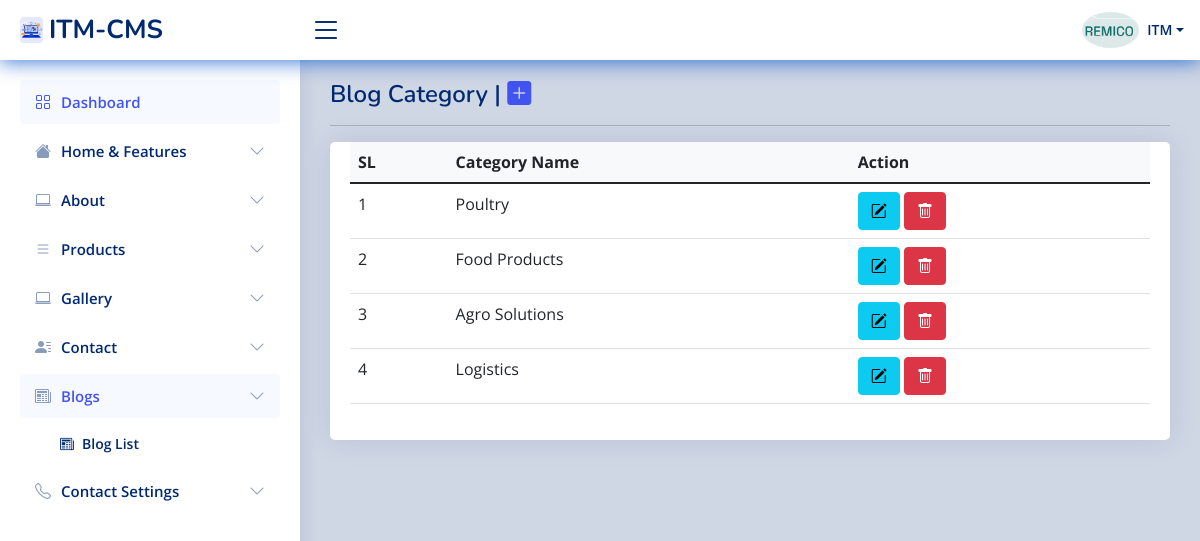
The page /itm-admin/user/blog-category (signed in) on the database its author committed.
### tables this page shows
CREATE TABLE `stuff` (
  `userid` int(11) NOT NULL,
  `stuff_name` varchar(50) NOT NULL,
  `position` varchar(500) NOT NULL,
  `contact_info` varchar(50) NOT NULL,
  `business_name` varchar(500) NOT NULL,
  `business_details` varchar(250) NOT NULL,
  `service_charge` varchar(250) NOT NULL,
  `business_phone` varchar(100) NOT NULL,
  `business_email` varchar(250) NOT NULL,
  `biz_web` varchar(200) NOT NULL,
  `business_address` varchar(500) NOT NULL,
  `invoice_welcome` varchar(500) NOT NULL,
  `photo` varchar(150) NOT NULL,
  `sign_img` text NOT NULL,
  `join_date` date NOT NULL,
  `status` int(11) NOT NULL,
  `software_status` int(11) NOT NULL,
  `comments` varchar(500) NOT NULL,
  `division_id` int(11) NOT NULL,
  `district_id` int(11) NOT NULL,
  `upazila_id` int(11) NOT NULL,
  `inv_name` varchar(50) NOT NULL
);

CREATE TABLE `user` (
  `userid` int(11) NOT NULL,
  `full_name` varchar(250) NOT NULL,
  `username` varchar(50) NOT NULL,
  `password` varchar(200) NOT NULL,
  `access_level` int(11) NOT NULL,
  `status` int(11) NOT NULL,
  `expire_date` date NOT NULL
);

CREATE TABLE `blog_category` (
  `b_c_id` int(11) NOT NULL,
  `user_id` int(11) NOT NULL,
  `cat_name` varchar(255) NOT NULL,
  `cat_details` text NOT NULL,
  `link` varchar(500) NOT NULL,
  `cat_photo` varchar(255) NOT NULL
);

### itm-admin/user/session.php (called while the page is built, shortened)
<?php
include('../includes/conn.php');
$sq = mysqli_query($con, "select * from stuff left join `user` on user.userid=stuff.userid where stuff.userid='" . $_SESSION['id'] . "'");
$srow = mysqli_fetch_array($sq);
$user = $srow['username'];

### itm-admin/user/blog-category.php (the view, shortened to what this page needs)
<!DOCTYPE html>
<html lang="en">
<head>
  <?php require_once 'head_link.php'; ?>
</head>
<body>
  <?php require_once 'header1.php'; ?>
  <?php require_once 'sidebar.php'; ?>
  <main id="main" class="main">
    <div class="pagetitle">
      <h1>Blog Category | <span> <a href="blog-category-add"> <i class="bi bi-plus-square-fill"></i> </a> </span> </h1>
      <hr>
    </div>
    <section class="section">
      <div class="row">
        <div class="col-lg-12">
          <div class="card">
            <div class="card-body">
              <table class="table table-hover datatable">
                <thead class="bg-light">
                  <tr>
                    <th> SL</th>
                    <th>Category Name</th>
                     <th>Action</th>
                  </tr>
                </thead>
                <tbody id="tbody">
                  <?php
                  $sl = 0;
                  $eq = mysqli_query($con, "SELECT * FROM blog_category  WHERE user_id='" . $_SESSION['id'] . "' ORDER BY b_c_id asc   ");
                  while ($eqrow = mysqli_fetch_array($eq)) {
                  ?>
                    <tr>
                      <td><?php echo  ++$sl; ?></td>
                      <td><?php echo $eqrow['cat_name']; ?></td>
                      <td> <a class="btn btn-info" href="blog-category-add?edit_id=<?php echo $eqrow['b_c_id']; ?>" title="click for edit" onclick="return confirm('Are You Sure To Edit ?')"><span class="bi bi-pencil-square"></span></a> <a class="btn btn-danger" href="?delete_id=<?php echo $eqrow['b_c_id']; ?>" title="click for delete" onclick="return confirm('Are You Sure To Delete ?')"><span class="bi bi-trash"></span></a> </td>
                    </tr>
                  <?php
                  }
                  ?>
                </tbody>
              </table>
            </div>
          </div>
        </div>
      </div>
    </section>
  </main>
  <?php require_once 'footer1.php'; ?>

### itm-admin/user/header1.php (shortened to what this page needs)
<?php
  require_once 'session.php';
  include('../scripts2.php');
  ?>
  <header id="header" class="header fixed-top d-flex align-items-center">
    <div class="d-flex align-items-center justify-content-between">
      <a href="home" class="logo d-flex align-items-center">
        <img src="../includes/web.jpg" alt="ITM" class="rounded">
        <span class="d-none d-lg-block">ITM-CMS</span>
      </a>
      <i class="bi bi-list toggle-sidebar-btn"></i>
    </div>
    <nav class="header-nav ms-auto">
      <ul class="d-flex align-items-center">
        <li class="nav-item dropdown pe-3">
          <a class="nav-link nav-profile d-flex align-items-center pe-0" href="#" data-bs-toggle="dropdown">
            <img src="../<?php if ($srow['photo']==""){echo "img/profile.jpg"; } else {echo $srow['photo'];} ?>" alt="Profile" class="rounded-circle">
            <span class="d-none d-md-block dropdown-toggle ps-2"><?php echo $user; ?></span>
          </a>
        </li>
      </ul>
    </nav>
  </header>

### itm-admin/user/assets/css/style.css (style rules this page uses)
:root { scroll-behavior: smooth; }
body { background:#01297030; font-family: "Open Sans", sans-serif; color: #444444; }
a { color: #4154f1; text-decoration: none; }
h1, h2, h3, h4, h5, h6 { font-family: "Nunito", sans-serif; }
#main { margin-top: 60px; padding: 20px 30px; transition: all 0.3s; }
.pagetitle { margin-bottom: 10px; }
.pagetitle h1 { font-size: 24px; margin-bottom: 0; font-weight: 600; color: #012970; }
.card { margin-bottom: 30px; border: none; border-radius: 5px; box-shadow: 0px 0 30px rgba(1, 41, 112, 0.1); }
.card-body { padding: 0 20px 20px 20px; }
.logo { line-height: 1; }
@media (min-width: 1200px) { .logo { width: 280px; } }
.logo img { max-height: 26px; margin-right: 6px; }
.logo span { font-size: 26px; font-weight: 700; color: #012970; font-family: "Nunito", sans-serif; }
.header { transition: all 0.5s; z-index: 997; height: 60px; box-shadow: 0px 2px 20px rgba(1, 41, 112, 0.1); background-color: #fff; padding-left: 20px; }
.header .toggle-sidebar-btn { font-size: 32px; padding-left: 10px; cursor: pointer; color: #012970; }
.header-nav ul { list-style: none; }
.header-nav > ul { margin: 0; padding: 0; }
.header-nav .nav-profile { color: #012970; }
.header-nav .nav-profile img { max-height: 36px; }
.header-nav .nav-profile span { font-size: 14px; font-weight: 600; }
@media (min-width: 1200px) { #main, #footer { margin-left: 300px; } }

### itm-admin/user/header1.php (style rules this page uses)
.header { transition: all 0.5s; z-index: 997; height: 60px; box-shadow: 0px 2px 20px #0a58cac9; background-color: #fff; padding-left: 20px; }

### rows shown on the page
stuff: photo (picture), user.username "ITM"
blog_category: cat_name "Poultry"
blog_category: cat_name "Food Products"
blog_category: cat_name "Agro Solutions"
blog_category: cat_name "Logistics"
